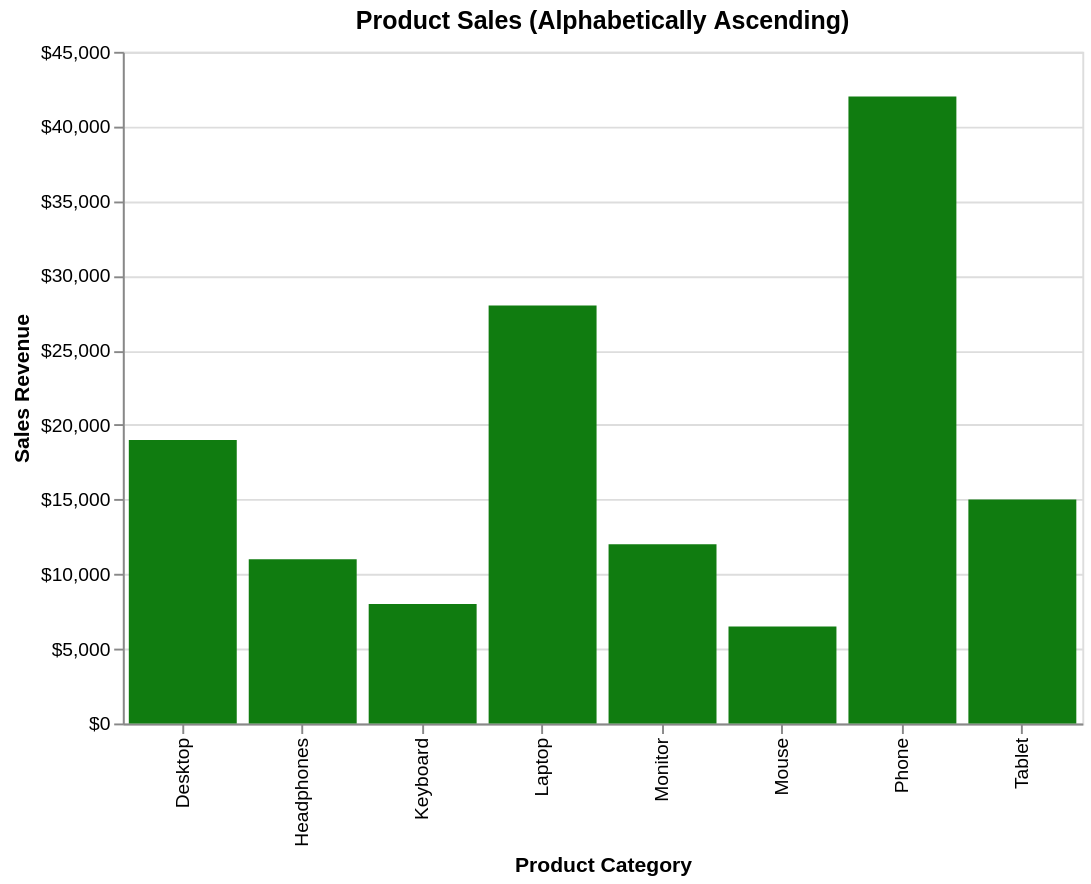

Here is the Vega-Lite specification saved for this chart:
### Vega-Lite specification from a JSON file in a GitHub repository (floating-point values rounded to 4 significant figures)
{"$schema": "https://vega.github.io/schema/vega-lite/v6.json", "description": "Product sales ordered alphabetically (ascending)", "width": 500, "height": 350, "data": {"values": [{"product": "Tablet", "sales": 15000}, {"product": "Laptop", "sales": 28000}, {"product": "Phone", "sales": 42000}, {"product": "Desktop", "sales": 19000}, {"product": "Monitor", "sales": 12000}, {"product": "Keyboard", "sales": 8000}, {"product": "Mouse", "sales": 6500}, {"product": "Headphones", "sales": 11000}]}, "mark": {"type": "bar", "color": "#107C10"}, "encoding": {"x": {"field": "product", "type": "nominal", "sort": "ascending", "axis": {"title": "Product Category"}}, "y": {"field": "sales", "type": "quantitative", "axis": {"title": "Sales Revenue", "format": "$,.0f"}}}, "title": "Product Sales (Alphabetically Ascending)"}
